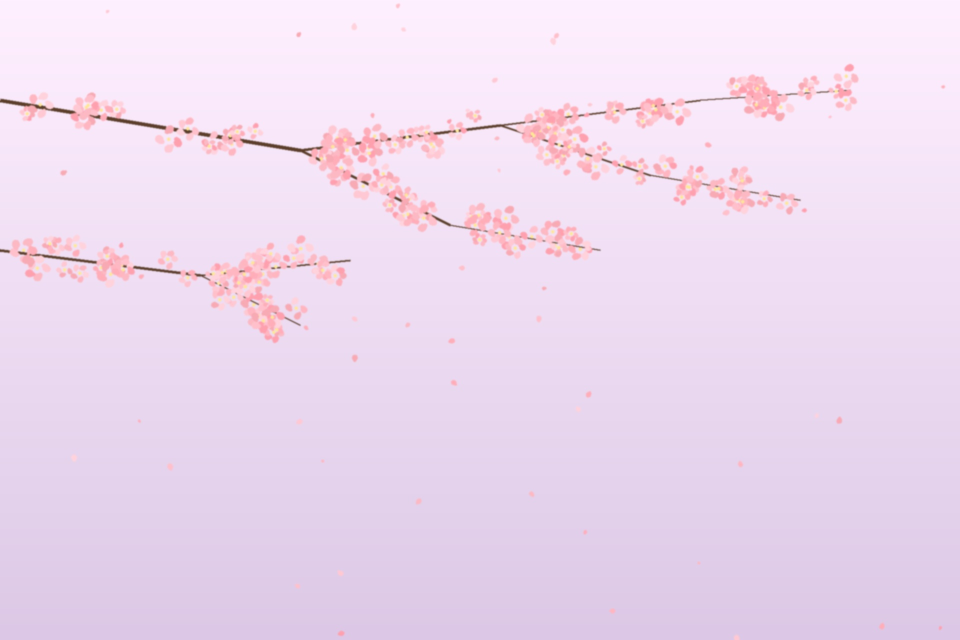
#> input picture images/sakura_01.jpg, 1920 x 1280 px, found by its file name (shown at 1/2 size)
$ python create_video.py
#> lines starting #> are read from the running program, lines starting #| are printed output that depends on the picture
"""Create a slideshow MP4 video from the Shikanoya images with Ken Burns effect."""
import cv2
import numpy as np
from PIL import Image
import os

BASE = '/home/user/0328Kanoya'

# Image order for the video (storytelling flow)
image_files = [
    'images/sakura_01.jpg',   # Opening: cherry blossom
    '7C1A5099.JPG',           # Deer in Nara
    '7C1A5475.JPG',           # Garden at night
    '7C1A5128.JPG',           # Private dining room
    '7C1A5496.JPG',           # Counter seats
    '7C1A5411.JPG',           # Chef preparing
    '7C1A5450.JPG',           # Close-up hands
    '7C1A5225.JPG',           # Bedroom
    'images/sakura_02.jpg',   # Closing: cherry blossom
]

# Video settings
OUTPUT_W, OUTPUT_H = 1920, 1080
FPS = 30
DISPLAY_SEC = 3.0       # Each image shown for 3 seconds
TRANSITION_SEC = 1.0    # 1 second crossfade transition
DISPLAY_FRAMES = int(DISPLAY_SEC * FPS)
TRANS_FRAMES = int(TRANSITION_SEC * FPS)


def load_and_resize(path):
    """Load image and resize to fill output dimensions (center crop)."""
    img = Image.open(path).convert('RGB')
#> img is the input picture: PIL image 1920x1280 RGB; mean R, G, B 236.9, 217.1, 238.7
    iw, ih = img.size
#> iw = 1920; ih = 1280

    # Scale to cover output area
    scale = max(OUTPUT_W / iw, OUTPUT_H / ih)
#> scale = 1
    new_w = int(iw * scale)
#> new_w = 1920
    new_h = int(ih * scale)
#> new_h = 1280
    img = img.resize((new_w, new_h), Image.LANCZOS)

    # Center crop
    left = (new_w - OUTPUT_W) // 2
#> left = 0
    top = (new_h - OUTPUT_H) // 2
#> top = 100
    img = img.crop((left, top, left + OUTPUT_W, top + OUTPUT_H))
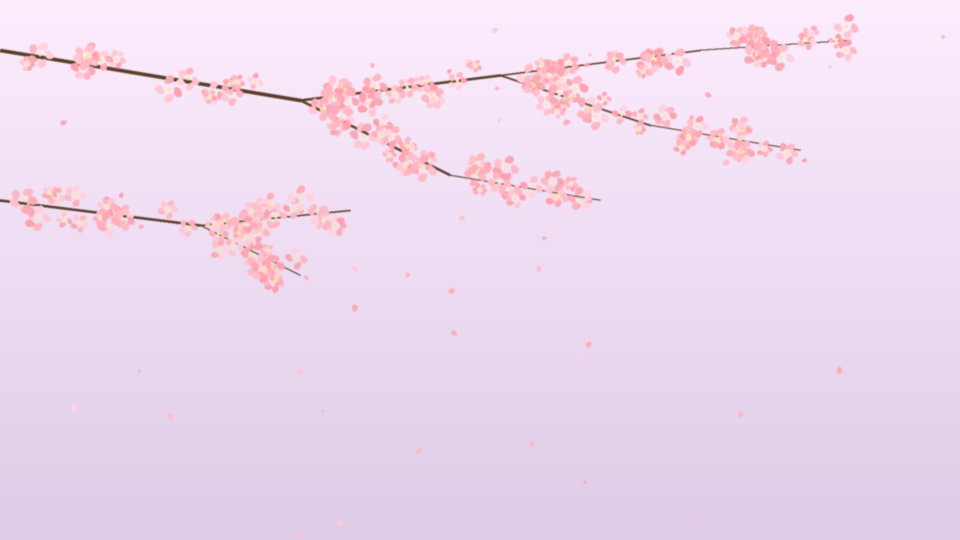
#> img: PIL image 1920x1080 RGB (shown at 1/2 size); mean R, G, B 236.9, 216.7, 238.2

    return np.array(img)


def apply_ken_burns(frame_arr, progress, zoom_start=1.0, zoom_end=1.08):
    """Apply subtle Ken Burns (slow zoom) effect."""
    h, w = frame_arr.shape[:2]
    zoom = zoom_start + (zoom_end - zoom_start) * progress

    new_w = int(w * zoom)
    new_h = int(h * zoom)
    resized = cv2.resize(frame_arr, (new_w, new_h), interpolation=cv2.INTER_LINEAR)

    x_off = (new_w - w) // 2
    y_off = (new_h - h) // 2
    cropped = resized[y_off:y_off + h, x_off:x_off + w]
    return cropped


def add_text_overlay(frame, text, position, font_scale=1.2, thickness=2):
    """Add text with shadow effect."""
    font = cv2.FONT_HERSHEY_SIMPLEX
    x, y = position
    # Shadow
    cv2.putText(frame, text, (x + 2, y + 2), font, font_scale, (0, 0, 0), thickness + 1, cv2.LINE_AA)
    # Main text
    cv2.putText(frame, text, (x, y), font, font_scale, (255, 255, 255), thickness, cv2.LINE_AA)
    return frame


def create_fade_black(frames_count, w, h, fade_in=True):
    """Create fade from/to black frames."""
    result = []
    for i in range(frames_count):
        alpha = i / frames_count if fade_in else 1.0 - i / frames_count
        result.append(alpha)
    return result


print("Loading images...")
images = []
for f in image_files:
    path = os.path.join(BASE, f)
    if os.path.exists(path):
        images.append(load_and_resize(path))
        print(f"  Loaded: {f}")
    else:
        print(f"  SKIP (not found): {f}")

if len(images) < 2:
    print("Not enough images!")
    exit(1)

# Create video
output_path = os.path.join(BASE, 'shikanoya_spring.mp4')
fourcc = cv2.VideoWriter_fourcc(*'mp4v')
out = cv2.VideoWriter(output_path, fourcc, FPS, (OUTPUT_W, OUTPUT_H))

FADE_FRAMES = int(1.5 * FPS)  # 1.5s fade in/out from black

print("Generating video...")

# Fade in from black for first image
for f in range(FADE_FRAMES):
    alpha = f / FADE_FRAMES
    progress = f / (DISPLAY_FRAMES + FADE_FRAMES)
    frame = apply_ken_burns(images[0], progress)
    frame = (frame.astype(np.float32) * alpha).astype(np.uint8)
    frame_bgr = cv2.cvtColor(frame, cv2.COLOR_RGB2BGR)
    out.write(frame_bgr)
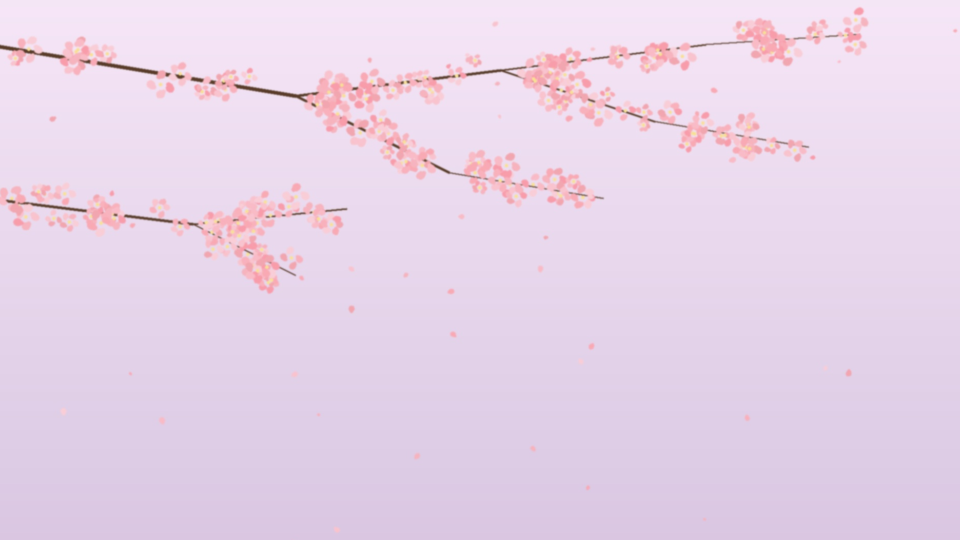
#> frame: shape (1080, 1920, 3) (shown at 1/2 size); mean of channels 0, 1, 2 231, 211.3, 232.1; drawn as R, G, B
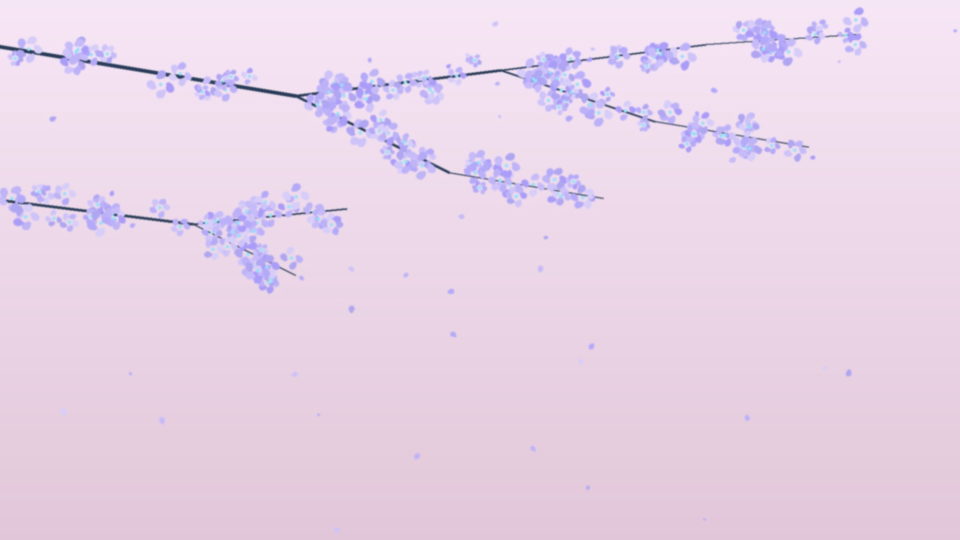
#> frame_bgr: shape (1080, 1920, 3) (shown at 1/2 size); mean R, G, B 232.1, 211.3, 231

# Main slideshow with crossfade transitions
for idx in range(len(images)):
    img = images[idx]

    # Display frames with Ken Burns
    for f in range(DISPLAY_FRAMES):
        progress = f / DISPLAY_FRAMES
        frame = apply_ken_burns(img, progress)
        frame_bgr = cv2.cvtColor(frame, cv2.COLOR_RGB2BGR)
        out.write(frame_bgr)

    # Crossfade to next image (if not last)
    if idx < len(images) - 1:
        next_img = images[idx + 1]
        for f in range(TRANS_FRAMES):
            alpha = f / TRANS_FRAMES
            p1 = 1.0 - alpha * 0.02  # Continuing zoom
            p2 = alpha * 0.02
            frame1 = apply_ken_burns(img, 1.0).astype(np.float32)
            frame2 = apply_ken_burns(next_img, 0.0).astype(np.float32)
            blended = ((1 - alpha) * frame1 + alpha * frame2).astype(np.uint8)
            frame_bgr = cv2.cvtColor(blended, cv2.COLOR_RGB2BGR)
            out.write(frame_bgr)
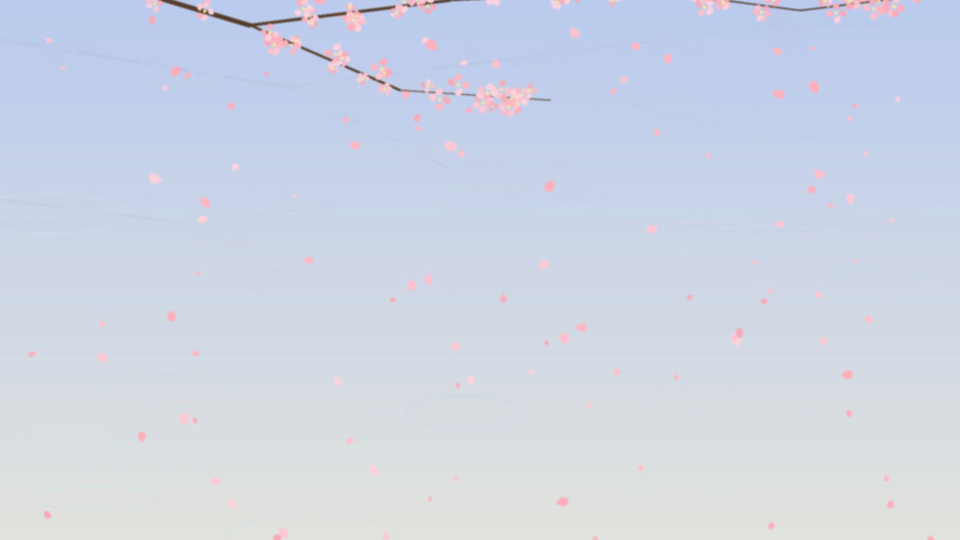
#> blended: shape (1080, 1920, 3) (shown at 1/2 size); mean R, G, B 206.2, 213.5, 228.4
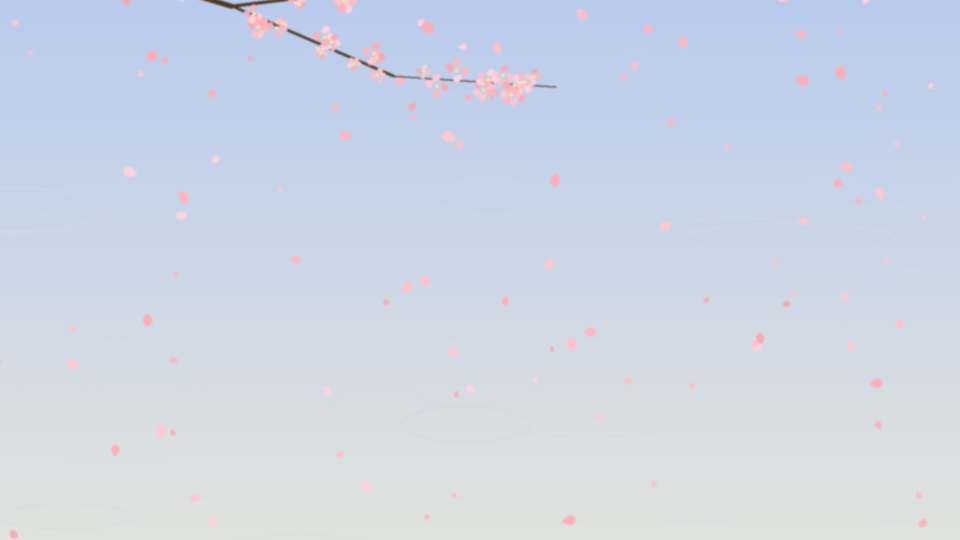
#> frame: shape (1080, 1920, 3) (shown at 1/2 size); mean of channels 0, 1, 2 205.5, 214.1, 229; drawn as R, G, B
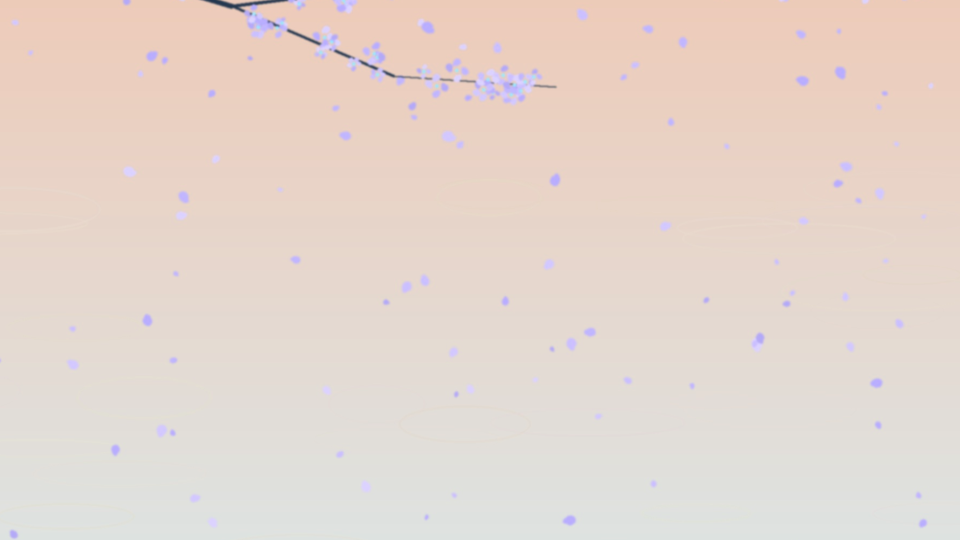
#> frame_bgr: shape (1080, 1920, 3) (shown at 1/2 size); mean R, G, B 229, 214.1, 205.5
#> img: shape (1080, 1920, 3)

# Fade out to black for last image
for f in range(FADE_FRAMES):
    alpha = 1.0 - f / FADE_FRAMES
    frame = apply_ken_burns(images[-1], 1.0)
    frame = (frame.astype(np.float32) * alpha).astype(np.uint8)
    frame_bgr = cv2.cvtColor(frame, cv2.COLOR_RGB2BGR)
    out.write(frame_bgr)

out.release()

# Check file size
#> (the run stopped early here; a loop or call above may not have finished)
